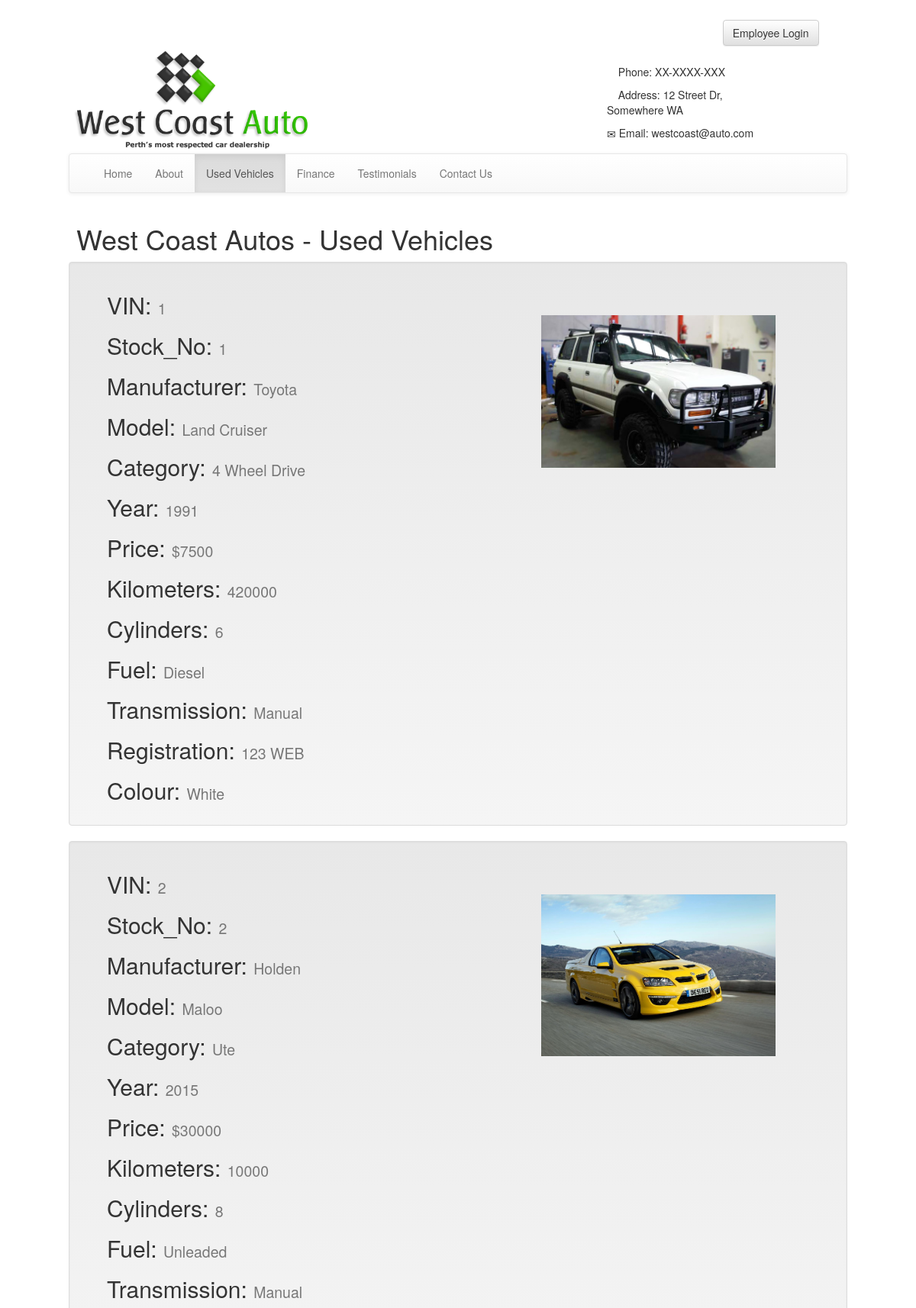
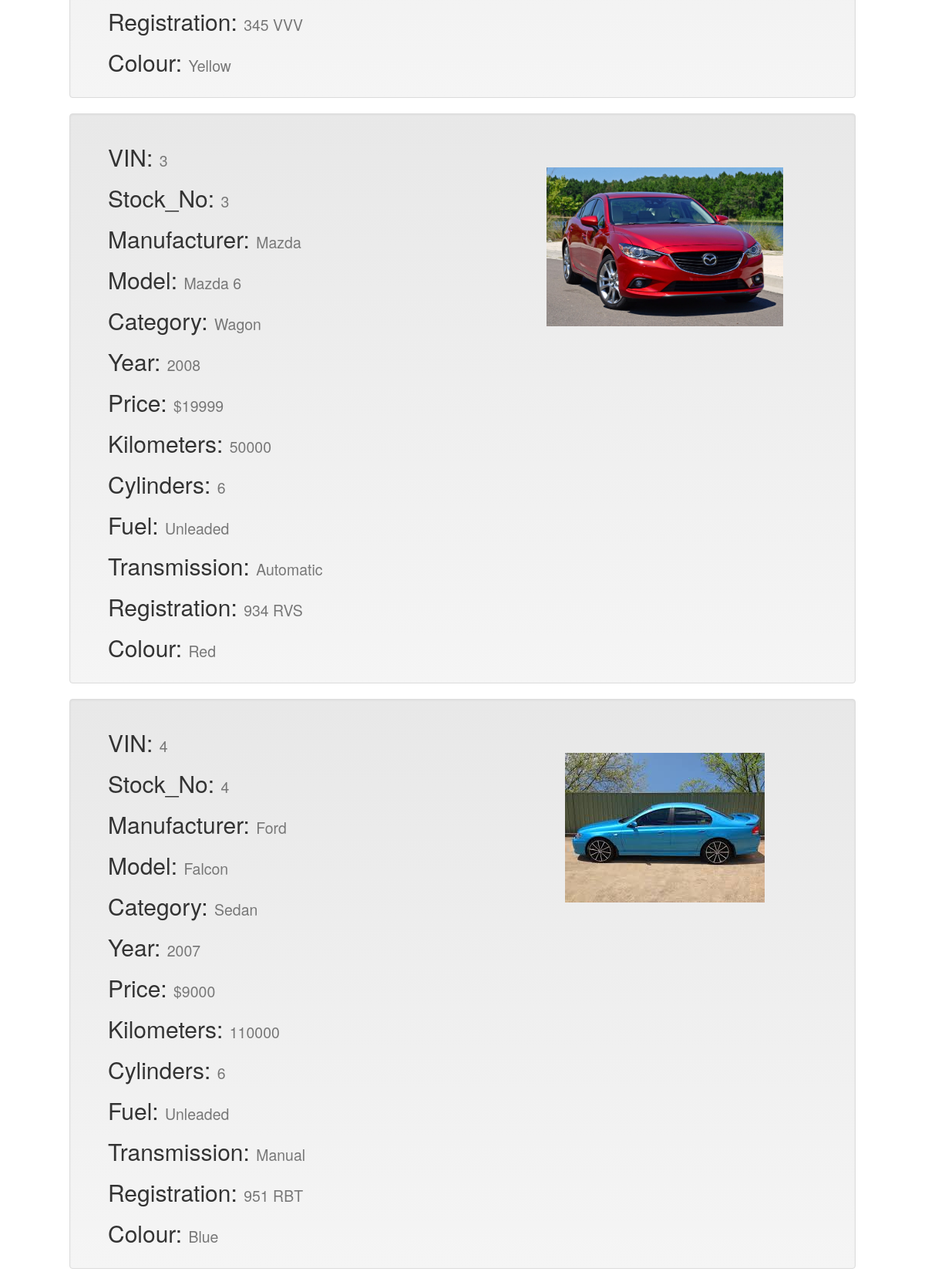
Page /php/used_vehicles.php (upper part) on the committed database (2 pictures, top to bottom).
### tables this page shows
CREATE TABLE IF NOT EXISTS `category` (
  `Category_ID` int(11) NOT NULL AUTO_INCREMENT COMMENT 'Unique identifying number of cars category',
  `Description` varchar(300) NOT NULL COMMENT 'Description of cars category',
  PRIMARY KEY (`Category_ID`)
);

CREATE TABLE IF NOT EXISTS `vehicles` (
  `VIN` int(11) NOT NULL COMMENT 'Vehicle identification number',
  `Stock_No` int(11) NOT NULL AUTO_INCREMENT COMMENT 'Unique number for car in car yard',
  `Manufacturer_ID` int(11) NOT NULL COMMENT 'Unique identifying number of manufacturer',
  `Model` varchar(20) NOT NULL COMMENT 'Name of model of car',
  `Category_ID` int(11) NOT NULL COMMENT 'Unique identifying number of car category',
  `Year` varchar(4) NOT NULL COMMENT 'Year car was produced',
  `Price` varchar(10) NOT NULL COMMENT 'Price of car',
  `Kilometers` varchar(10) NOT NULL COMMENT 'Kilometers car has driven',
  `Colour` varchar(20) NOT NULL COMMENT 'Colour of car',
  `Registration` varchar(10) NOT NULL COMMENT 'Registration number of car',
  `Cylinders` varchar(3) NOT NULL COMMENT 'Number of Cylinders the car has',
  `Fuel` varchar(20) NOT NULL COMMENT 'Type of fuel the car uses',
  `Transmission` varchar(20) NOT NULL COMMENT 'Transmission of the car',
  PRIMARY KEY (`Stock_No`),
  KEY `Manufacturer_ID` (`Manufacturer_ID`,`Category_ID`),
  KEY `Category_ID` (`Category_ID`)
);

CREATE TABLE IF NOT EXISTS `manufacturer` (
  `Manufacturer_ID` int(11) NOT NULL AUTO_INCREMENT COMMENT 'Unique identifying number of car manufacturer',
  `Name` varchar(100) NOT NULL COMMENT 'Name of car manufacturer',
  PRIMARY KEY (`Manufacturer_ID`)
);

### php/used_vehicles.php (the view, shortened to what this page needs)
<!DOCTYPE html>
<html lang="en">
  <head>
<link rel="stylesheet" href="../css/bootstrap.min.css">
<link rel="stylesheet" href="../css/bootstrap-theme.min.css">
<link href="../css/mystyle.css" rel="stylesheet" type="text/css">
  </head>
  <body>
  <div class="wrapper">
   <div class="row">
    	<a href="../php/login.php" class="btn btn-default login-btn hidden-xs">Employee Login</a>
    </div>
    <header>
    	<div class="row">
        	<div class="col-md-4 col-sm-6">
            	<img src="../images/west_coast_auto_logo.png" alt="logo" class="logo img-responsive">
            </div>
            <div class="col-md-4 hidden-sm hidden-xs">
                </div>
            <div class="col-md-4 hidden-sm hidden-xs">
            	<div class="contact-info">
                	<p><span class="glyphicon glyphicon-earphone"></span> Phone: XX-XXXX-XXX</p>
                    <p><span class="glyphicon glyphicon-map-marker"></span> Address: 12 Street Dr, <br> Somewhere WA</p>
                    <p><span class="glyphicon glyphicon-envelope"></span> Email: westcoast@auto.com</p>
                </div>
            </div>
        </div>
    </header>
    <nav class="navbar navbar-default">
  <div class="container-fluid">
    <div class="collapse navbar-collapse" id="bs-example-navbar-collapse-1">
      <ul class="nav navbar-nav">
      <li><a href="../index.html">Home</a></li>
        <li><a href="../pages/about.html">About</a></li>
        <li class="active"><a href="../php/used_vehicles.php">Used Vehicles<span class="sr-only">(current)</span></a></li>
        <li><a href="../pages/finance.html">Finance</a></li>
        <li><a href="../pages/testimonials.html">Testimonials</a></li>
        <li><a href="../pages/contact.html">Contact Us</a></li>
      </ul>
    </div>
  </div>
</nav>
    <div class="row">
        <div class="col-xs-12">
        	<article class="inner-main-content">
            	<h1>West Coast Autos - Used Vehicles</h1>
				<?php
				include('connect.php');
				$query = "SELECT * FROM `vehicles` ORDER BY `Stock_No` ASC";
				$result = mysqli_query($con, $query);
				while ($row = mysqli_fetch_assoc($result)) {
					$query2 = "SELECT * FROM `manufacturer` WHERE `Manufacturer_ID` = " . $row['Manufacturer_ID'];
					$result2 = mysqli_query($con, $query2);
					while ($row2 = mysqli_fetch_assoc($result2)) {
						$query3 = "SELECT * FROM `category` WHERE `Category_ID` = " . $row['Category_ID'];
						$result3 = mysqli_query($con, $query3);
						while ($row3 = mysqli_fetch_assoc($result3)) {
					echo "<div class='well'>";
						echo "<div class ='row'>";
							echo "<div class='col-md-7'>";
								echo "<h2>VIN: <small>" . $row['VIN'] . "</small></h2>";
								echo "<h2>Stock_No: <small>" . $row['Stock_No'] . "</small></h2>";
								echo "<h2>Manufacturer: <small>" . $row2['Name'] . "</small></h2>";
								echo "<h2>Model: <small>" . $row['Model'] . "</small></h2>";
								echo "<h2>Category: <small>" . $row3['Description'] . "</small></h2>";
								echo "<h2>Year: <small>" . $row['Year'] . "</small></h2>";
								echo "<h2>Price: <small>" . $row['Price'] . "</small></h2>";
								echo "<h2>Kilometers: <small>" . $row['Kilometers'] . "</small></h2>";
								echo "<h2>Cylinders: <small>" . $row['Cylinders'] . "</small></h2>";
								echo "<h2>Fuel: <small>" . $row['Fuel'] . "</small></h2>";
								echo "<h2>Transmission: <small>" . $row['Transmission'] . "</small></h2>";
								echo "<h2>Registration: <small>" . $row['Registration'] . "</small></h2>";
								echo "<h2>Colour: <small>" . $row['Colour'] . "</small></h2>";
							echo "</div>";
						echo "<div class='col-md-4'>";
							echo "<img class='img-responsive vehicle-img' src='../images/car_" . $row['Stock_No'] . ".jpg'>";
						echo "</div>";
						echo "<div class='col-md-1'></div>";
						echo "</div>";
					echo "</div>";
						}
					}
				}
				?>
            </article>
        </div>
</div>
</div>
  </body>
</html>

### css/mystyle.css (style rules this page uses)
.login-btn { float: right; margin-right: 5%; margin-top: 2%; }
.logo { margin-left: auto; margin-right:auto; max-height: 200px; }
.contact-info { margin-top: 24px; }
.wrapper { margin: 5px 7.5%; }
.inner-main-content { min-height: 500px; }
.vehicle-img { margin: 50px auto 0 auto; }
.btn-default { margin-left:25px; }
.col-md-7 { margin-left: 10px; }
p { padding-left:5px; padding-right:5px; }
h1 { padding-left:10px; }
h2 { padding-left:20px; }

### rows in the picture
vehicles: VIN "1", Stock_No "1", Model "Land Cruiser", Year "1991", Price "$7500", Kilometers "420000", Cylinders "6", Fuel "Diesel", Transmission "Manual", Registration "123 WEB", Colour "White"
manufacturer: Name "Toyota"
category: Description "4 Wheel Drive", shows a picture
vehicles: VIN "2", Stock_No "2", Model "Maloo", Year "2015", Price "$30000", Kilometers "10000", Cylinders "8", Fuel "Unleaded", Transmission "Manual", Registration "345 VVV", Colour "Yellow"
manufacturer: Name "Holden"
category: Description "Ute", shows a picture
vehicles: VIN "3", Stock_No "3", Model "Mazda 6", Year "2008", Price "$19999", Kilometers "50000", Cylinders "6", Fuel "Unleaded", Transmission "Automatic", Registration "934 RVS", Colour "Red"
manufacturer: Name "Mazda"
category: Description "Wagon", shows a picture
vehicles: VIN "4", Stock_No "4", Model "Falcon", Year "2007", Price "$9000", Kilometers "110000", Cylinders "6", Fuel "Unleaded", Transmission "Manual", Registration "951 RBT", Colour "Blue"
manufacturer: Name "Ford"
category: Description "Sedan", shows a picture
